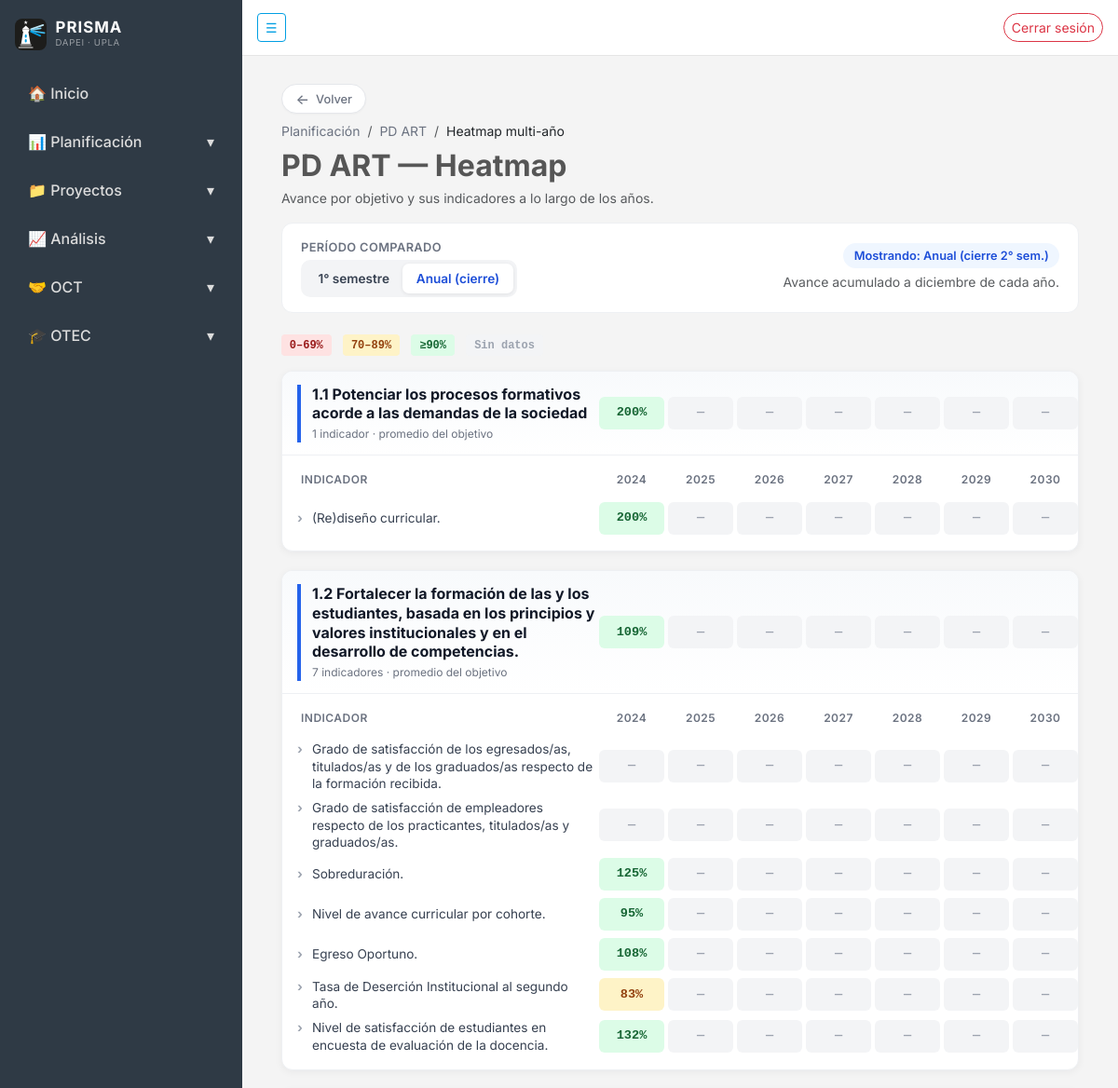
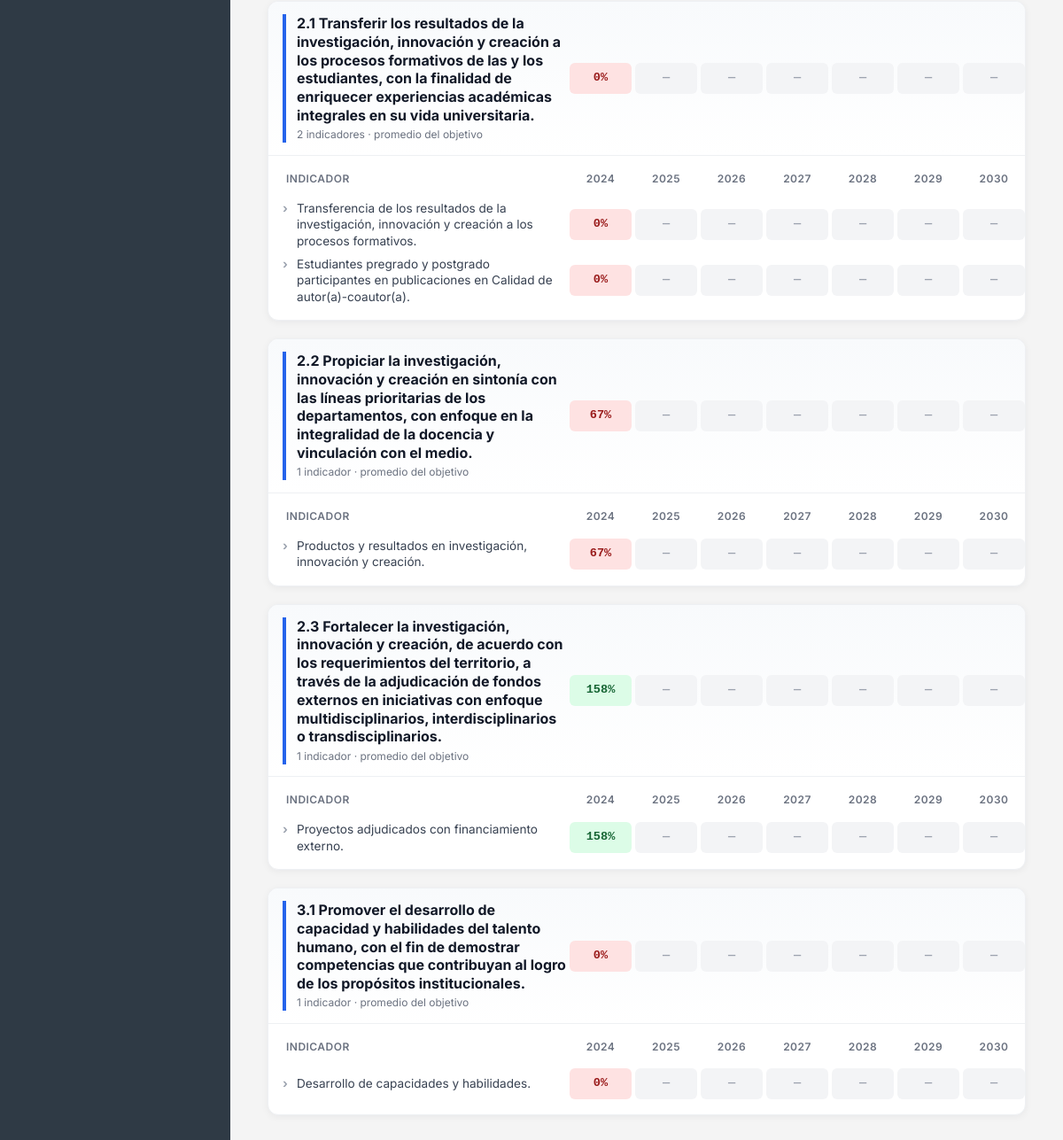
The page /planificacion/programas/7/heatmap/ (signed in) on the database its author committed (2 pictures, top to bottom).
### planificacion/models.py (models this page shows, shortened)
class Programa(models.Model):
    class TipoPrograma(models.TextChoices):
        PEI = "PEI", "PEI"
        PD_UNIDADES = "PD_UNI", "PD Unidades Académicas"
        PD_FUNCIONES = "PD_FUN", "PD Funciones Institucionales"
    class Estado(models.TextChoices):
        BORRADOR = "BORRADOR", "Borrador"
        VIGENTE = "VIGENTE", "Vigente"
        CERRADO = "CERRADO", "Cerrado"
    nombre = models.CharField(max_length=100)
    tipo = models.CharField(
        max_length=10,
        choices=TipoPrograma.choices,
        default=TipoPrograma.PEI,
    )
    estado = models.CharField(
        max_length=10,
        choices=Estado.choices,
        default=Estado.BORRADOR,
    )
    objetivos = models.ManyToManyField(
        "Objetivo",
        blank=True,
        related_name="programas_asociados",
    )
    fecha_creacion = models.DateTimeField(auto_now_add=True)
    creado_por = models.ForeignKey(
        settings.AUTH_USER_MODEL,
        on_delete=models.PROTECT,
        null=True,
        blank=True,
        related_name="programas_creados",
    )
    eliminado = models.BooleanField(default=False)
    objects = ActivosManager()
    todos = models.Manager()
    class Meta:
        verbose_name = "Programa / PD"
        verbose_name_plural = "Programas / PD"
        ordering = ["nombre"]
        constraints = [
            models.UniqueConstraint(
                fields=["nombre", "tipo"],
                condition=models.Q(eliminado=False),
                name="programa_unico_nombre_tipo_activo",
            ),
        ]

class Objetivo(models.Model):
    class TipoObjetivo(models.TextChoices):
        ESTRATEGICO = "ESTRATEGICO", "Estratégico"
        ESPECIFICO = "ESPECIFICO", "Específico"
    nombre = models.CharField(max_length=500, verbose_name="Nombre")
    descripcion = models.TextField(verbose_name="Descripción", max_length=500)
    tipo = models.CharField(
        max_length=20,
        choices=TipoObjetivo.choices,
        verbose_name="Tipo de objetivo",
    )
    fecha_creacion = models.DateTimeField(
        auto_now_add=True, verbose_name="Fecha de creación"
    )
    creado_por = models.ForeignKey(
        settings.AUTH_USER_MODEL,
        on_delete=models.SET_NULL,
        null=True,
        blank=True,
        related_name="objetivos_creados",
        verbose_name="Creado por",
    )
    eliminado = models.BooleanField(default=False)
    objects = ActivosManager()
    todos = models.Manager()
    class Meta:
        ordering = ["-fecha_creacion"]
        verbose_name = "Objetivo"
        verbose_name_plural = "Objetivos"

class Indicador(models.Model):
    class UnidadMedida(models.TextChoices):
        CARACTERES = "CAR", "Caracteres"
        PORCENTUAL = "POR", "Porcentual"
        UNITARIO = "UNI", "Unitario"
    class Frecuencia(models.TextChoices):
        SEMESTRAL = "SEMESTRAL", "Semestral"
        ANUAL = "ANUAL", "Anual"
    objetivo = models.ForeignKey(
        "Objetivo",
        on_delete=models.CASCADE,
        related_name="indicadores",
    )
    nombre = models.CharField(max_length=200)
    descripcion = models.TextField()
    formula = models.TextField(
        blank=True,
        help_text="Ej: (Cantidad lograda / Meta) * 100",
    )
    unidad_medida = models.CharField(
        max_length=3,
        choices=UnidadMedida.choices,
        default=UnidadMedida.UNITARIO,
    )
    frecuencia = models.CharField(
        max_length=10,
        choices=Frecuencia.choices,
        default=Frecuencia.SEMESTRAL,
    )
    linea_base = models.BooleanField(
        default=False, verbose_name="¿Aplica línea base?"
    )
    calculo_invertido = models.BooleanField(
        default=False, verbose_name="¿Es cálculo invertido?"
    )
    acumulativo = models.BooleanField(
        default=False, verbose_name="¿Es acumulativo?"
    )
    umbral_aceptable = models.PositiveSmallIntegerField(
        default=70,
        help_text="Avance % desde el cual se considera amarillo (aceptable).",
    )
    umbral_optimo = models.PositiveSmallIntegerField(
        default=90,
        help_text="Avance % desde el cual se considera verde (óptimo).",
    )
    fecha_creacion = models.DateTimeField(auto_now_add=True)
    creado_por = models.ForeignKey(
        settings.AUTH_USER_MODEL,
        on_delete=models.SET_NULL,
        null=True,
        blank=True,
        related_name="indicadores_creados",
    )
    class Meta:
        ordering = ["-fecha_creacion"]
        verbose_name = "Indicador"
        verbose_name_plural = "Indicadores"

### planificacion/views.py (the view)
# urls.py: path("programas/<int:pk>/heatmap/", views.heatmap_programa, name="heatmap"),
@login_required
def heatmap_programa(request, pk):
    programa = get_object_or_404(
        Programa.objects.prefetch_related(
            "programas_indicadores__seguimientos",
            "programas_indicadores__metas_anuales",
        ),
        pk=pk,
    )
    semestre = _safe_int(request.GET.get("semestre"), 2)
    if semestre not in (1, 2):
        semestre = 2
    todos_pis = list(
        programa.programas_indicadores
        .select_related("indicador")
        .order_by("id")
    )
    pis_por_objetivo_id = {}
    for pi in todos_pis:
        pis_por_objetivo_id.setdefault(pi.indicador.objetivo_id, []).append(pi)
    grupos = []
    for objetivo in programa.objetivos.order_by("fecha_creacion"):
        indicadores_filas = []
        promedio_celdas = []
        pis_objetivo = pis_por_objetivo_id.get(objetivo.id, [])
        for pi in pis_objetivo:
            ind = pi.indicador
            celdas = []
            for anio in DEFAULT_ANIOS:
                data = avance_indicador(pi, anio, semestre=semestre)
                celdas.append({
                    "anio": anio,
                    "avance": data["avance"],
                    "color": data["color"],
                    "valor_display": data["valor_display"],
                    "meta_display": data["meta_display"],
                })
            indicadores_filas.append({"indicador": ind, "celdas": celdas})
        for idx, anio in enumerate(DEFAULT_ANIOS):
            valores = [
                fila["celdas"][idx]["avance"]
                for fila in indicadores_filas
                if fila["celdas"][idx]["avance"] is not None
            ]
            avg = (sum(valores) / len(valores)) if valores else None
            promedio_celdas.append({
                "anio": anio,
                "avance": avg,
                "color": color_avance(avg),
            })
        grupos.append({
            "objetivo": objetivo,
            "indicadores": indicadores_filas,
            "promedio": promedio_celdas,
            "total_indicadores": len(indicadores_filas),
        })
    return render(request, "planificacion/heatmap.html", {
        "programa": programa,
        "grupos": grupos,
        "anios": DEFAULT_ANIOS,
        "semestre": semestre,
        "semestre_label": "1° semestre" if semestre == 1 else "Anual (cierre 2° sem.)",
    })

### planificacion/helpers.py (called while the page is built, shortened)
def calcular_avance(valor, meta, calculo_invertido=False):
    if valor is None or meta is None:
        return None
    try:
        v = Decimal(str(valor))
        m = Decimal(str(meta))
    except InvalidOperation:
        return None
    if m == 0:
        return None
    if v == 0:
        return 0.0
    if calculo_invertido:
        ratio = (m / v) * Decimal(100)
    else:
        ratio = (v / m) * Decimal(100)
    pct = float(ratio)
    return max(0.0, pct)

def color_avance(avance):
    if avance is None:
        return "neutro"
    if avance < 70:
        return "rojo"
    if avance < 90:
        return "amarillo"
    return "verde"

def hex_color_avance(avance):
    if avance is None:
        return "#9ca3af"
    if avance < 70:
        return "#ef4444"
    if avance < 90:
        return "#f59e0b"
    return "#16a34a"

def _safe_int(raw, default):
    if raw is None:
        return default

### planificacion/models.py (called while the page is built)
    def get_queryset(self):
        return super().get_queryset().filter(eliminado=False)

    def meta_para(self, anio):
        m = self.metas_anuales.filter(anio=anio).first()
        if m:
            return {"valor": m.valor, "estado": m.estado, "display": m.display}
        if self.meta is not None:
            return {"valor": self.meta, "estado": "VALOR", "display": self.meta}
        return {"valor": None, "estado": "VALOR", "display": None}

    @property
    def display(self):
        if self.estado == self.EstadoMeta.SIN_MEDICION:
            return "S/M"
        if self.estado == self.EstadoMeta.NO_APLICA:
            return "N/A"
        return self.valor

### planificacion/templatetags/planificacion_extras.py (called while the page is built)
@register.filter
def format_unidad(value, unidad_medida):
    if value is None or value == "":
        return "—"
    if unidad_medida == "CAR":
        return str(value)
    try:
        v = float(value)
    except (TypeError, ValueError):
        return str(value)
    if v == int(v):
        formatted = str(int(v))
    else:
        formatted = f"{v:.2f}".rstrip("0").rstrip(".")
    if unidad_medida == "POR":
        return f"{formatted}%"
    return formatted

### planificacion/templates/planificacion/heatmap.html (shortened to what this page needs)
{% extends "core/base.html" %}
{% load planificacion_extras l10n %}
{% block content %}
{% localize off %}
<div class="container-fluid hm-wrap">
    <a href="{% url 'planificacion:seguimiento_programa' programa.pk %}" class="btn-volver mb-2"><span class="arrow">←</span> Volver</a>
    <div class="crumbs small mb-2">
        <a href="{% url 'planificacion:home' %}">Planificación</a>
        <span class="mx-1 text-muted">/</span>
        <a href="{% url 'planificacion:seguimiento_programa' programa.pk %}">{{ programa.nombre }}</a>
        <span class="mx-1 text-muted">/</span>
        <span class="text-dark">Heatmap multi-año</span>
    </div>
    <h2 class="fw-bold mb-1">{{ programa.nombre }} — Heatmap</h2>
    <p class="text-muted small mb-3">
        Avance por objetivo y sus indicadores a lo largo de los años.
    </p>
    <form method="get" class="hm-toolbar">
        <div>
            <div class="lbl mb-1">Período comparado</div>
            <div class="hm-period">
                <button type="submit" name="semestre" value="1" class="{% if semestre == 1 %}active{% endif %}">
                    1° semestre
                </button>
                <button type="submit" name="semestre" value="2" class="{% if semestre == 2 %}active{% endif %}">
                    Anual (cierre)
                </button>
            </div>
        </div>
        <div class="ms-auto d-flex flex-column align-items-end">
            <span class="pill">Mostrando: {{ semestre_label }}</span>
            <small class="text-muted mt-1">
                {% if semestre == 1 %}
                    Avance medido a junio de cada año.
                {% else %}
                    Avance acumulado a diciembre de cada año.
                {% endif %}
            </small>
        </div>
    </form>
    <div class="legend mb-3">
        <span class="cell rojo">0–69%</span>
        <span class="cell amarillo">70–89%</span>
        <span class="cell verde">≥90%</span>
        <span class="cell neutro">Sin datos</span>
    </div>
    {% for grupo in grupos %}
    <div class="obj-block">
        <div class="obj-header">
            <div class="obj-title">
                <div class="name">{{ grupo.objetivo.nombre }}</div>
                <div class="meta">
                    {{ grupo.total_indicadores }} indicador{{ grupo.total_indicadores|pluralize:"es" }}
                    · promedio del objetivo
                </div>
            </div>
            {% for c in grupo.promedio %}
                <div class="cell promedio {{ c.color }}" title="Promedio {{ c.anio }}">
                    {% if c.avance is not None %}{{ c.avance|floatformat:0 }}%{% else %}—{% endif %}
                </div>
            {% endfor %}
        </div>
        <div class="ind-rows">
            <div class="ind-row">
                <div class="head" style="text-align:left;">Indicador</div>
                {% for a in anios %}<div class="head">{{ a }}</div>{% endfor %}
            </div>
            {% for fila in grupo.indicadores %}
            <div class="ind-row">
                <div class="ind-name">
                    {{ fila.indicador.nombre }}
                </div>
                {% for c in fila.celdas %}
                    <div class="cell {{ c.color }}"
                         title="{{ fila.indicador.nombre }} — {{ c.anio }}{% if c.valor_display is not None %} · valor {{ c.valor_display|format_unidad:fila.indicador.unidad_medida }}{% endif %}{% if c.meta_display %} · meta {{ c.meta_display|format_unidad:fila.indicador.unidad_medida }}{% endif %}">
                        {% if c.avance is not None %}{{ c.avance|floatformat:0 }}%{% else %}—{% endif %}
                    </div>
                {% endfor %}
            </div>
            {% empty %}
            <div class="ind-empty">Este objetivo no tiene indicadores asociados al plan.</div>
            {% endfor %}
        </div>
    </div>
    {% empty %}
    <div class="obj-empty">
        <strong>Sin objetivos.</strong>
        <div class="small mt-1">Este plan aún no tiene objetivos asociados.</div>
    </div>
    {% endfor %}
</div>
{% endlocalize %}
{% endblock %}

### core/templates/core/base.html (style rules this page uses)
:root { --font-sans: 'Inter', -apple-system, BlinkMacSystemFont, 'Segoe UI', Roboto, sans-serif; --font-mono: 'JetBrains Mono', ui-monospace, 'SFMono-Regular', Menlo, monospace; }
body { overflow-x: hidden; background-color: #f4f4f4; color: #565656; font-family: var(--font-sans); font-feature-settings: 'cv02', 'cv03', 'cv04', 'cv11'; -webkit-font-smoothing: antialiased; -moz-osx-font-smoothing: grayscale; }
.btn-volver { display: inline-flex; align-items: center; gap: .45rem; background: #ffffff; border: 1px solid #e5e7eb; color: #6b7280; border-radius: 999px; padding: .35rem .9rem; font-size: .8rem; font-weight: 500; text-decoration: none; transition: all .15s ease; box-shadow: 0 1px 2px rgba(0,0,0,0.03); }
.btn-volver .arrow { display: inline-block; font-size: .95rem; line-height: 1; transition: transform .15s ease; }

### rows shown on the page
Programa: nombre "PD ART"
Objetivo: objetivo.nombre "1.1 Potenciar los procesos formativos acorde a las demandas de la sociedad", total_indicadores "1", avance "200", anios "2024" "2025" "2026" "2027" "2028" "2029" "2030"
Indicador: indicador.nombre "(Re)diseño curricular.", avance "200"
Objetivo: objetivo.nombre "1.2 Fortalecer la formación de las y los estudiantes, basada en los principios y valores institucionales y en el desarrollo de competencias.", total_indicadores "7", avance "109", anios "2024" "2025" "2026" "2027" "2028" "2029" "2030"
Indicador: indicador.nombre "Grado de satisfacción de los egresados/as, titulados/as y de los graduados/as respecto de la formación recibida."
Indicador: indicador.nombre "Grado de satisfacción de empleadores respecto de los practicantes, titulados/as y graduados/as."
Indicador: indicador.nombre "Sobreduración.", avance "125"
Indicador: indicador.nombre "Nivel de avance curricular por cohorte.", avance "95"
Indicador: indicador.nombre "Egreso Oportuno.", avance "108"
Indicador: indicador.nombre "Tasa de Deserción Institucional al segundo año.", avance "83"
Indicador: indicador.nombre "Nivel de satisfacción de estudiantes en encuesta de evaluación de la docencia.", avance "132"
Objetivo: objetivo.nombre "2.1 Transferir los resultados de la investigación, innovación y creación a los procesos formativos de las y los estudiantes, con la finalidad de enriquecer experiencias académicas integrales en su vida universitaria.", total_indicadores "2", avance "0", anios "2024" "2025" "2026" "2027" "2028" "2029" "2030"
Indicador: indicador.nombre "Transferencia de los resultados de la investigación, innovación y creación a los procesos formativos.", avance "0"
Indicador: indicador.nombre "Estudiantes pregrado y postgrado participantes en publicaciones en Calidad de autor(a)-coautor(a).", avance "0"
Objetivo: objetivo.nombre "2.2 Propiciar la investigación, innovación y creación en sintonía con las líneas prioritarias de los departamentos, con enfoque en la integralidad de la docencia y vinculación con el medio.", total_indicadores "1", avance "67", anios "2024" "2025" "2026" "2027" "2028" "2029" "2030"
Indicador: indicador.nombre "Productos y resultados en investigación, innovación y creación.", avance "67"
Objetivo: objetivo.nombre "2.3 Fortalecer la investigación, innovación y creación, de acuerdo con los requerimientos del territorio, a través de la adjudicación de fondos externos en iniciativas con enfoque multidisciplinarios, interdisciplinarios o transdisciplinarios.", total_indicadores "1", avance "158", anios "2024" "2025" "2026" "2027" "2028" "2029" "2030"
Indicador: indicador.nombre "Proyectos adjudicados con financiamiento externo.", avance "158"
Objetivo: objetivo.nombre "3.1 Promover el desarrollo de capacidad y habilidades del talento humano, con el fin de demostrar competencias que contribuyan al logro de los propósitos institucionales.", total_indicadores "1", avance "0", anios "2024" "2025" "2026" "2027" "2028" "2029" "2030"
Indicador: indicador.nombre "Desarrollo de capacidades y habilidades.", avance "0"

### other values the page prints
{{ semestre_label }} "Anual (cierre 2° sem.)"
